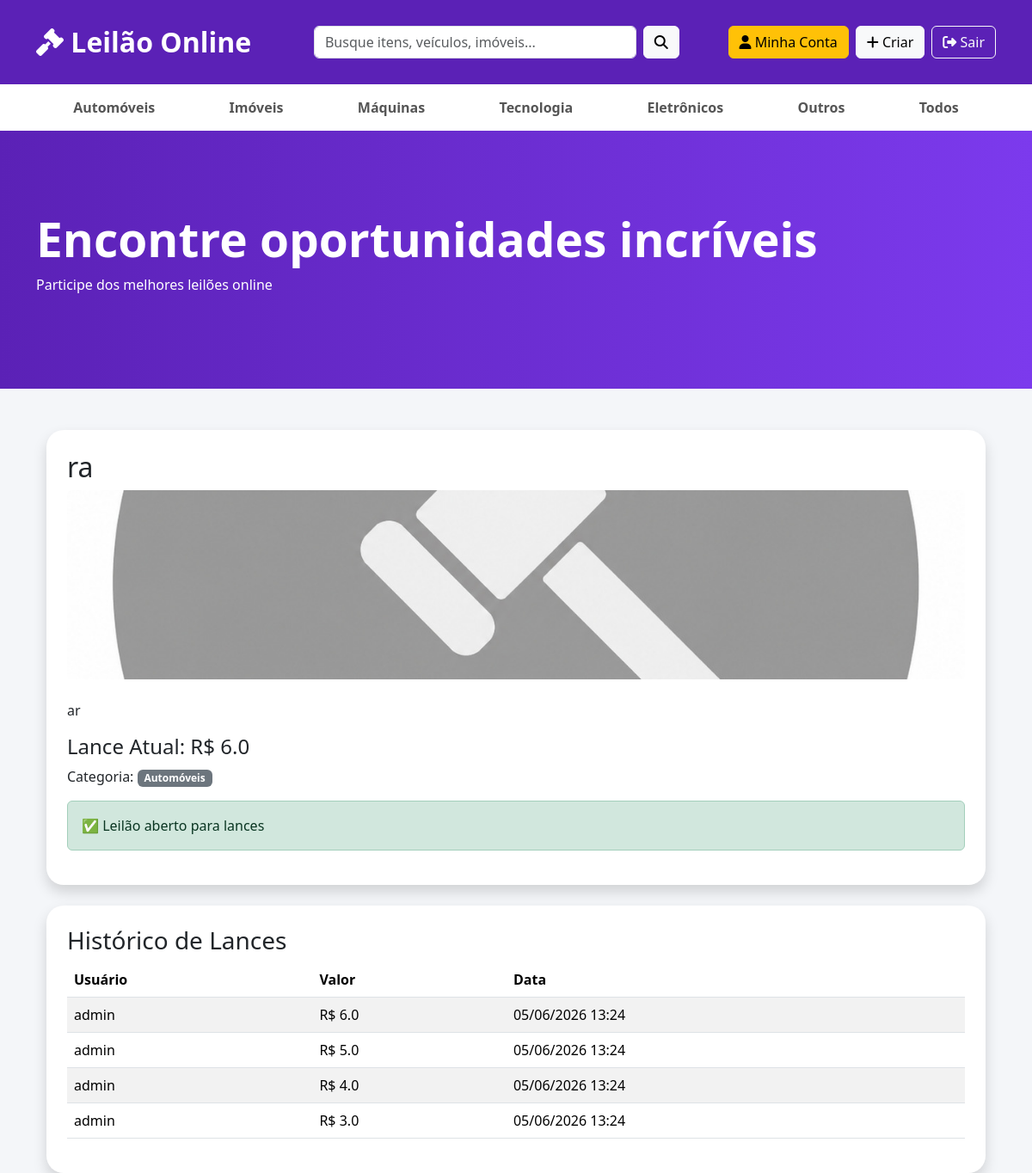
Screenshot of /leilao/2 (signed in) with the database file from the repository.
### app.py (models this page shows)
class Leilao(db.Model):
    id = db.Column(
        db.Integer,
        primary_key=True
    )
    titulo = db.Column(
        db.String(100),
        nullable=False
    )
    descricao = db.Column(
        db.Text
    )
    preco_inicial = db.Column(
        db.Float,
        nullable=False
    )
    lance_atual = db.Column(
        db.Float
    )
    imagem = db.Column(
        db.String(200),
        default='sem-imagem.jpg'
    )
    data_fim = db.Column(
        db.DateTime
    )
    criador_id = db.Column(
        db.Integer,
        db.ForeignKey('user.id')
    )
    categoria = db.Column(
        db.String(50)
    )
    encerrado = db.Column(
        db.Boolean,
        default=False
    )
    vencedor_id = db.Column(
        db.Integer,
        db.ForeignKey('user.id')
    )
    encerrado = db.Column(
        db.Boolean,
        default=False
    )
    vencedor_id = db.Column(
        db.Integer,
        db.ForeignKey('user.id')
    )

class Lance(db.Model):
    id = db.Column(
        db.Integer,
        primary_key=True
    )
    valor = db.Column(
        db.Float,
        nullable=False
    )
    data = db.Column(
        db.DateTime,
        default=datetime.utcnow
    )
    usuario_id = db.Column(
        db.Integer,
        db.ForeignKey('user.id')
    )
    leilao_id = db.Column(
        db.Integer,
        db.ForeignKey('leilao.id')
    )
    usuario = db.relationship(
        'User'
    )

class User(UserMixin, db.Model):
    foto = db.Column(
    db.String(200),
    default='padrao.png'
)
    id = db.Column(
        db.Integer,
        primary_key=True
    )
    username = db.Column(
        db.String(50),
        unique=True,
        nullable=False
    )
    password = db.Column(
        db.String(255),
        nullable=False
    )
    role = db.Column(
        db.String(20),
        default='Usuario'
    )
    banido = db.Column(
    db.Boolean,
    default=False
)

### app.py (the view)
@app.route('/leilao/<int:id>')
@login_required
def ver_leilao(id):
    leilao = Leilao.query.get_or_404(id)
    lances = Lance.query.filter_by(
        leilao_id=id
    ).order_by(
        Lance.valor.desc()
    ).all()
    vencedor = None
    if leilao.vencedor_id:
        vencedor = User.query.get(
            leilao.vencedor_id
        )
    return render_template(
        'leilao.html',
        leilao=leilao,
        lances=lances,
        vencedor=vencedor
    )

### app.py (called while the page is built)
@login_manager.user_loader
def load_user(user_id):
    return User.query.get(int(user_id))

### templates/leilao.html (shortened to what this page needs)
{% extends 'base.html' %}
{% block conteudo %}
<div class="container">
    <div class="card shadow p-4">
        <h2>{{ leilao.titulo }}</h2>
        <img
        src="{{ url_for('static', filename='uploads/' + (leilao.imagem or 'sem-imagem.jpg')) }}"
        class="img-fluid rounded mb-4"
        style="max-height:400px; object-fit:cover;">
        <p>
            {{ leilao.descricao }}
        </p>
        <h4>
            Lance Atual: R$ {{ leilao.lance_atual }}
        </h4>
        <p>
            Categoria:
            <span class="badge bg-secondary">
                {{ leilao.categoria }}
            </span>
        </p>
        {% if leilao.encerrado %}
        <div class="alert alert-danger">
            🔒 Este leilão foi encerrado.
        </div>
        {% else %}
        <div class="alert alert-success">
            ✅ Leilão aberto para lances
        </div>
        {% endif %}
    </div>
    <div class="card shadow p-4 mt-4">
        <h3>Histórico de Lances</h3>
        {% if lances %}
        <table class="table table-striped">
            <thead>
                <tr>
                    <th>Usuário</th>
                    <th>Valor</th>
                    <th>Data</th>
                </tr>
            </thead>
            <tbody>
                {% for lance in lances %}
                <tr>
                    <td>
                        {{ lance.usuario.username }}
                    </td>
                    <td>
                        R$ {{ lance.valor }}
                    </td>
                    <td>
                        {{ lance.data.strftime('%d/%m/%Y %H:%M') }}
                    </td>
                </tr>
                {% endfor %}
            </tbody>
        </table>
        {% else %}
        <div class="alert alert-info">
            Nenhum lance foi realizado ainda.
        </div>
        {% endif %}
    </div>
</div>
{% endblock %}

### static/style.css (style rules this page uses)
body { background:#f4f6f9; }
.card { border:none; border-radius:20px; overflow:hidden; transition:.4s; }
.card img { height:220px; object-fit:cover; }

### rows the page displays
Leilao: titulo "ra", imagem (picture), descricao "ar", lance_atual "6.0", categoria "Automóveis"
Lance: usuario.username "admin", valor "6.0", data "05/06/2026 13:24"
Lance: usuario.username "admin", valor "5.0", data "05/06/2026 13:24"
Lance: usuario.username "admin", valor "4.0", data "05/06/2026 13:24"
Lance: usuario.username "admin", valor "3.0", data "05/06/2026 13:24"
